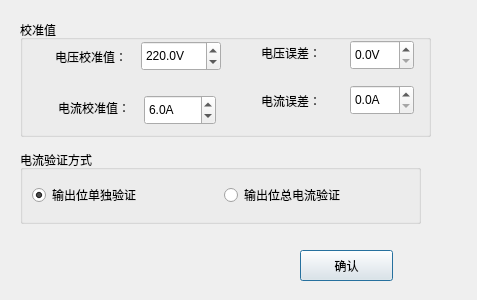
<?xml version="1.0" encoding="UTF-8"?>
<ui version="4.0">
 <class>Home_RangeDlg</class>
 <widget class="QDialog" name="Home_RangeDlg">
  <property name="geometry">
   <rect>
    <x>0</x>
    <y>0</y>
    <width>477</width>
    <height>300</height>
   </rect>
  </property>
  <property name="windowTitle">
   <string>校准值设置</string>
  </property>
  <widget class="QGroupBox" name="groupBox_2">
   <property name="enabled">
    <bool>true</bool>
   </property>
   <property name="geometry">
    <rect>
     <x>20</x>
     <y>150</y>
     <width>401</width>
     <height>74</height>
    </rect>
   </property>
   <property name="title">
    <string>电流验证方式</string>
   </property>
   <layout class="QGridLayout" name="gridLayout_2">
    <item row="0" column="0">
     <widget class="QRadioButton" name="oneRradio">
      <property name="minimumSize">
       <size>
        <width>0</width>
        <height>30</height>
       </size>
      </property>
      <property name="text">
       <string>输出位单独验证</string>
      </property>
      <property name="checked">
       <bool>true</bool>
      </property>
     </widget>
    </item>
    <item row="0" column="1">
     <widget class="QRadioButton" name="allRadio">
      <property name="minimumSize">
       <size>
        <width>0</width>
        <height>30</height>
       </size>
      </property>
      <property name="text">
       <string>输出位总电流验证</string>
      </property>
      <property name="checked">
       <bool>false</bool>
      </property>
     </widget>
    </item>
   </layout>
  </widget>
  <widget class="QGroupBox" name="groupBox_1">
   <property name="geometry">
    <rect>
     <x>20</x>
     <y>20</y>
     <width>411</width>
     <height>117</height>
    </rect>
   </property>
   <property name="title">
    <string>校准值</string>
   </property>
   <widget class="QLabel" name="label_9">
    <property name="geometry">
     <rect>
      <x>226</x>
      <y>63</y>
      <width>75</width>
      <height>35</height>
     </rect>
    </property>
    <property name="minimumSize">
     <size>
      <width>0</width>
      <height>35</height>
     </size>
    </property>
    <property name="text">
     <string>电流误差：</string>
    </property>
    <property name="alignment">
     <set>Qt::AlignRight|Qt::AlignTrailing|Qt::AlignVCenter</set>
    </property>
   </widget>
   <widget class="QLabel" name="label_7">
    <property name="geometry">
     <rect>
      <x>20</x>
      <y>70</y>
      <width>90</width>
      <height>35</height>
     </rect>
    </property>
    <property name="minimumSize">
     <size>
      <width>0</width>
      <height>35</height>
     </size>
    </property>
    <property name="text">
     <string>电流校准值：</string>
    </property>
    <property name="alignment">
     <set>Qt::AlignRight|Qt::AlignTrailing|Qt::AlignVCenter</set>
    </property>
   </widget>
   <widget class="QDoubleSpinBox" name="curBox">
    <property name="geometry">
     <rect>
      <x>124</x>
      <y>75</y>
      <width>72</width>
      <height>30</height>
     </rect>
    </property>
    <property name="minimumSize">
     <size>
      <width>0</width>
      <height>30</height>
     </size>
    </property>
    <property name="prefix">
     <string/>
    </property>
    <property name="suffix">
     <string>A</string>
    </property>
    <property name="decimals">
     <number>1</number>
    </property>
    <property name="maximum">
     <double>10.000000000000000</double>
    </property>
    <property name="singleStep">
     <double>0.100000000000000</double>
    </property>
    <property name="value">
     <double>6.000000000000000</double>
    </property>
   </widget>
   <widget class="QDoubleSpinBox" name="curErrBox">
    <property name="geometry">
     <rect>
      <x>330</x>
      <y>65</y>
      <width>64</width>
      <height>30</height>
     </rect>
    </property>
    <property name="minimumSize">
     <size>
      <width>0</width>
      <height>30</height>
     </size>
    </property>
    <property name="prefix">
     <string/>
    </property>
    <property name="suffix">
     <string>A</string>
    </property>
    <property name="decimals">
     <number>1</number>
    </property>
    <property name="maximum">
     <double>0.200000000000000</double>
    </property>
    <property name="singleStep">
     <double>0.100000000000000</double>
    </property>
   </widget>
   <widget class="QDoubleSpinBox" name="volErrBox">
    <property name="geometry">
     <rect>
      <x>330</x>
      <y>20</y>
      <width>64</width>
      <height>30</height>
     </rect>
    </property>
    <property name="minimumSize">
     <size>
      <width>0</width>
      <height>30</height>
     </size>
    </property>
    <property name="suffix">
     <string>V</string>
    </property>
    <property name="decimals">
     <number>1</number>
    </property>
    <property name="maximum">
     <double>2.000000000000000</double>
    </property>
   </widget>
   <widget class="QLabel" name="label_10">
    <property name="geometry">
     <rect>
      <x>226</x>
      <y>15</y>
      <width>75</width>
      <height>35</height>
     </rect>
    </property>
    <property name="minimumSize">
     <size>
      <width>0</width>
      <height>35</height>
     </size>
    </property>
    <property name="text">
     <string>电压误差：</string>
    </property>
    <property name="alignment">
     <set>Qt::AlignRight|Qt::AlignTrailing|Qt::AlignVCenter</set>
    </property>
   </widget>
   <widget class="QLabel" name="label_8">
    <property name="geometry">
     <rect>
      <x>17</x>
      <y>19</y>
      <width>90</width>
      <height>35</height>
     </rect>
    </property>
    <property name="minimumSize">
     <size>
      <width>0</width>
      <height>35</height>
     </size>
    </property>
    <property name="text">
     <string>电压校准值：</string>
    </property>
    <property name="alignment">
     <set>Qt::AlignRight|Qt::AlignTrailing|Qt::AlignVCenter</set>
    </property>
   </widget>
   <widget class="QDoubleSpinBox" name="volBox">
    <property name="geometry">
     <rect>
      <x>121</x>
      <y>21</y>
      <width>80</width>
      <height>30</height>
     </rect>
    </property>
    <property name="minimumSize">
     <size>
      <width>0</width>
      <height>30</height>
     </size>
    </property>
    <property name="suffix">
     <string>V</string>
    </property>
    <property name="decimals">
     <number>1</number>
    </property>
    <property name="maximum">
     <double>380.000000000000000</double>
    </property>
    <property name="value">
     <double>220.000000000000000</double>
    </property>
   </widget>
  </widget>
  <widget class="QPushButton" name="okBtn">
   <property name="geometry">
    <rect>
     <x>300</x>
     <y>250</y>
     <width>93</width>
     <height>31</height>
    </rect>
   </property>
   <property name="text">
    <string>确认</string>
   </property>
  </widget>
 </widget>
 <resources/>
 <connections/>
</ui>
